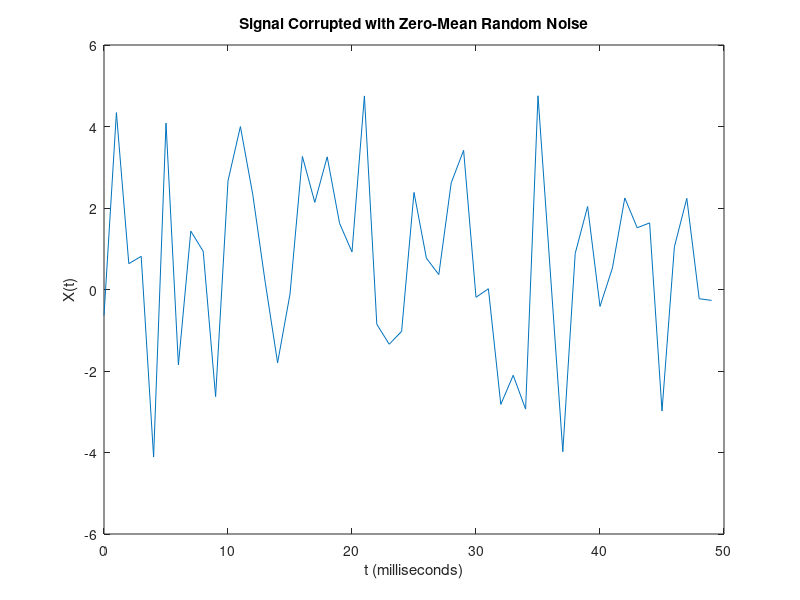

Here is the MATLAB script that generated this plot:
Fs = 1000;            % Sampling frequency                    
T = 1/Fs;             % Sampling period       
L = 1500;             % Length of signal
t = (0:L-1)*T;        % Time vector

S = 0.7*sin(2*pi*50*t) + sin(2*pi*120*t);

X = S + 2*randn(size(t));

plot(1000*t(1:50),X(1:50))
title('Signal Corrupted with Zero-Mean Random Noise')
xlabel('t (milliseconds)')
ylabel('X(t)')



